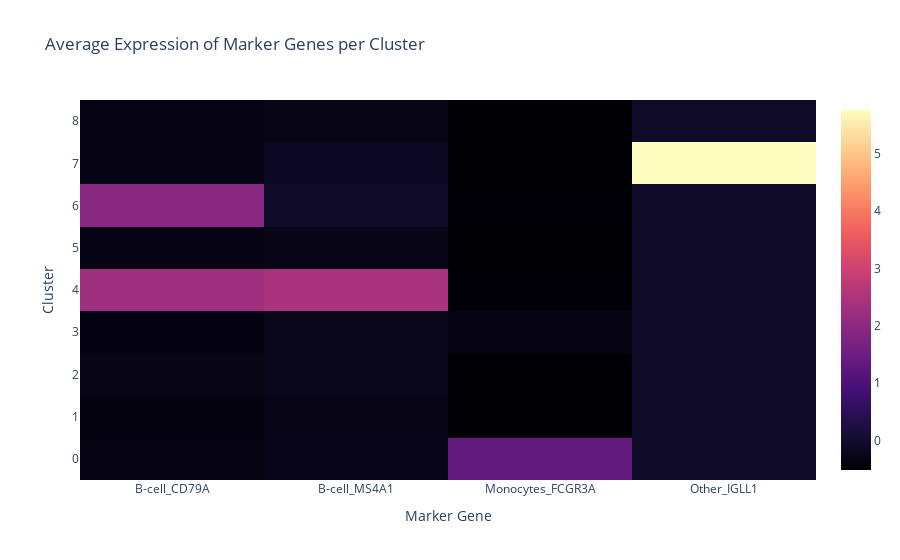

Here is the notebook cell this chart was saved with:
### Markdown cell above
MODIFICATION OF THE MATRIXPLOT WITH PLOTLY

### Code cell
from _dynamicMatrixPlot import DynamicMatrixPlot
warnings.filterwarnings('ignore')

dynamic_plot = DynamicMatrixPlot(pbmc, gene_list, 'cell type')
dynamic_plot.compute_stats(marker_genes_dict, pbmc)
dynamic_plot.display_widgets(marker_genes_dict)

### Figure 1 — Plotly figure (JSON) as saved in the notebook; plotly's stock layout.template omitted (floating-point values rounded to 4 significant figures)
{"data": [{"colorscale": [[0, "#000004"], [0.1111, "#180f3d"], [0.2222, "#440f76"], [0.3333, "#721f81"], [0.4444, "#9e2f7f"], [0.5556, "#cd4071"], [0.6667, "#f1605d"], [0.7778, "#fd9668"], [0.8889, "#feca8d"], [1, "#fcfdbf"]], "hoverinfo": "text", "hoverongaps": false, "text": [["<b>CD79A</b><br>Mean: -0.35<br>Median: -0.37<br>Std: 0.11", "<b>MS4A1</b><br>Mean: -0.27<br>Median: -0.28<br>Std: 0.08", "<b>FCGR3A</b><br>Mean: 1.36<br>Median: 1.18<br>Std: 1.01", "<b>IGLL1</b><br>Mean: -0.06<br>Median: -0.06<br>Std: 0.00"], ["<b>CD79A</b><br>Mean: -0.37<br>Median: -0.37<br>Std: 0.02", "<b>MS4A1</b><br>Mean: -0.28<br>Median: -0.28<br>Std: 0.00", "<b>FCGR3A</b><br>Mean: -0.51<br>Median: -0.51<br>Std: 0.03", "<b>IGLL1</b><br>Mean: -0.06<br>Median: -0.06<br>Std: 0.00"], ["<b>CD79A</b><br>Mean: -0.29<br>Median: -0.37<br>Std: 0.26", "<b>MS4A1</b><br>Mean: -0.23<br>Median: -0.28<br>Std: 0.30", "<b>FCGR3A</b><br>Mean: -0.51<br>Median: -0.51<br>Std: 0.03", "<b>IGLL1</b><br>Mean: -0.06<br>Median: -0.06<br>Std: 0.00"], ["<b>CD79A</b><br>Mean: -0.36<br>Median: -0.37<br>Std: 0.05", "<b>MS4A1</b><br>Mean: -0.25<br>Median: -0.28<br>Std: 0.15", "<b>FCGR3A</b><br>Mean: -0.32<br>Median: -0.51<br>Std: 0.29", "<b>IGLL1</b><br>Mean: -0.06<br>Median: -0.06<br>Std: 0.00"], ["<b>CD79A</b><br>Mean: 2.28<br>Median: 2.26<br>Std: 1.01", "<b>MS4A1</b><br>Mean: 2.43<br>Median: 2.16<br>Std: 1.97", "<b>FCGR3A</b><br>Mean: -0.50<br>Median: -0.51<br>Std: 0.06", "<b>IGLL1</b><br>Mean: -0.06<br>Median: -0.06<br>Std: 0.00"], ["<b>CD79A</b><br>Mean: -0.34<br>Median: -0.37<br>Std: 0.11", "<b>MS4A1</b><br>Mean: -0.28<br>Median: -0.28<br>Std: 0.00", "<b>FCGR3A</b><br>Mean: -0.51<br>Median: -0.51<br>Std: 0.00", "<b>IGLL1</b><br>Mean: -0.06<br>Median: -0.06<br>Std: 0.00"], ["<b>CD79A</b><br>Mean: 1.92<br>Median: 1.18<br>Std: 2.17", "<b>MS4A1</b><br>Mean: -0.07<br>Median: -0.28<br>Std: 0.82", "<b>FCGR3A</b><br>Mean: -0.50<br>Median: -0.51<br>Std: 0.05", "<b>IGLL1</b><br>Mean: -0.06<br>Median: -0.06<br>Std: 0.00"], ["<b>CD79A</b><br>Mean: -0.32<br>Median: -0.37<br>Std: 0.18", "<b>MS4A1</b><br>Mean: -0.14<br>Median: -0.28<br>Std: 0.49", "<b>FCGR3A</b><br>Mean: -0.51<br>Median: -0.51<br>Std: 0.00", "<b>IGLL1</b><br>Mean: 5.76<br>Median: 2.17<br>Std: 8.81"], ["<b>CD79A</b><br>Mean: -0.34<br>Median: -0.37<br>Std: 0.08", "<b>MS4A1</b><br>Mean: -0.28<br>Median: -0.28<br>Std: 0.00", "<b>FCGR3A</b><br>Mean: -0.51<br>Median: -0.51<br>Std: 0.00", "<b>IGLL1</b><br>Mean: -0.06<br>Median: -0.06<br>Std: 0.00"]], "type": "heatmap", "x": ["B-cell_CD79A", "B-cell_MS4A1", "Monocytes_FCGR3A", "Other_IGLL1"], "y": ["0", "1", "2", "3", "4", "5", "6", "7", "8"], "z": [[-0.3487, -0.2701, 1.355, -0.062], [-0.3673, -0.279, -0.5114, -0.062], [-0.2906, -0.2328, -0.5119, -0.062], [-0.3605, -0.2544, -0.3169, -0.062], [2.277, 2.432, -0.5034, -0.062], [-0.3417, -0.279, -0.515, -0.062], [1.921, -0.06978, -0.503, -0.062], [-0.3185, -0.1425, -0.515, 5.765], [-0.345, -0.279, -0.515, -0.062]]}], "layout": {"hovermode": "closest", "title": {"text": "Average Expression of Marker Genes per Cluster"}, "xaxis": {"side": "bottom", "title": {"text": "Marker Gene"}}, "yaxis": {"tickmode": "array", "tickvals": [0, 1, 2, 3, 4, 5, 6, 7, 8], "title": {"text": "Cluster"}}}}
